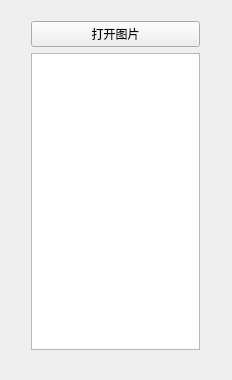
<?xml version="1.0" encoding="UTF-8"?>
<ui version="4.0">
 <class>MainWindow</class>
 <widget class="QMainWindow" name="MainWindow">
  <property name="geometry">
   <rect>
    <x>0</x>
    <y>0</y>
    <width>232</width>
    <height>380</height>
   </rect>
  </property>
  <property name="sizePolicy">
   <sizepolicy hsizetype="Fixed" vsizetype="Fixed">
    <horstretch>0</horstretch>
    <verstretch>0</verstretch>
   </sizepolicy>
  </property>
  <property name="minimumSize">
   <size>
    <width>232</width>
    <height>380</height>
   </size>
  </property>
  <property name="maximumSize">
   <size>
    <width>232</width>
    <height>380</height>
   </size>
  </property>
  <property name="windowTitle">
   <string>图像加权平均灰度值</string>
  </property>
  <property name="locale">
   <locale language="Chinese" country="China"/>
  </property>
  <widget class="QWidget" name="centralWidget">
   <widget class="QWidget" name="">
    <property name="geometry">
     <rect>
      <x>20</x>
      <y>10</y>
      <width>191</width>
      <height>351</height>
     </rect>
    </property>
    <layout class="QVBoxLayout" name="verticalLayout">
     <item>
      <widget class="QPushButton" name="pushButton">
       <property name="text">
        <string>打开图片</string>
       </property>
      </widget>
     </item>
     <item>
      <widget class="QPlainTextEdit" name="plainTextEdit">
       <property name="readOnly">
        <bool>true</bool>
       </property>
      </widget>
     </item>
    </layout>
   </widget>
  </widget>
 </widget>
 <layoutdefault spacing="6" margin="11"/>
 <resources/>
 <connections/>
</ui>
